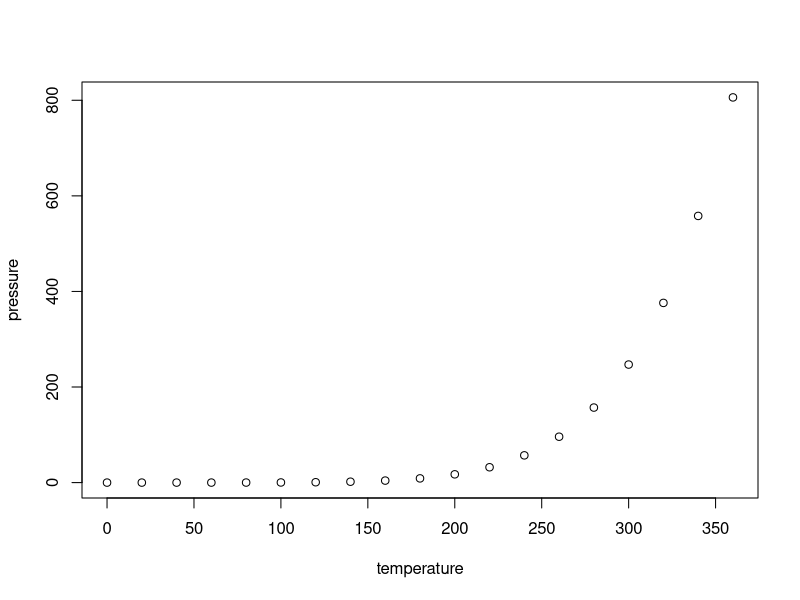
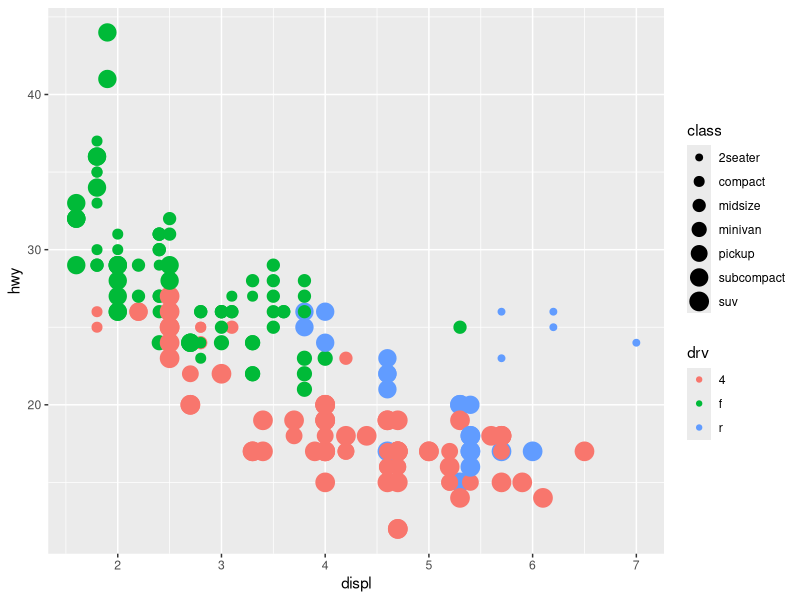

Reproduce these figures in R, in order.
## ---- chunk 1
knitr::opts_chunk$set(echo = TRUE)
## ---- chunk 2
summary(cars)
## ---- chunk 3
plot(pressure)
## ---- chunk 4
library(tidyverse)
## ---- chunk 5
mpg
## ---- chunk 6
ggplot (data = mpg) + 
  geom_point(mapping = aes(x = displ, y = hwy, color = drv, size = class))
